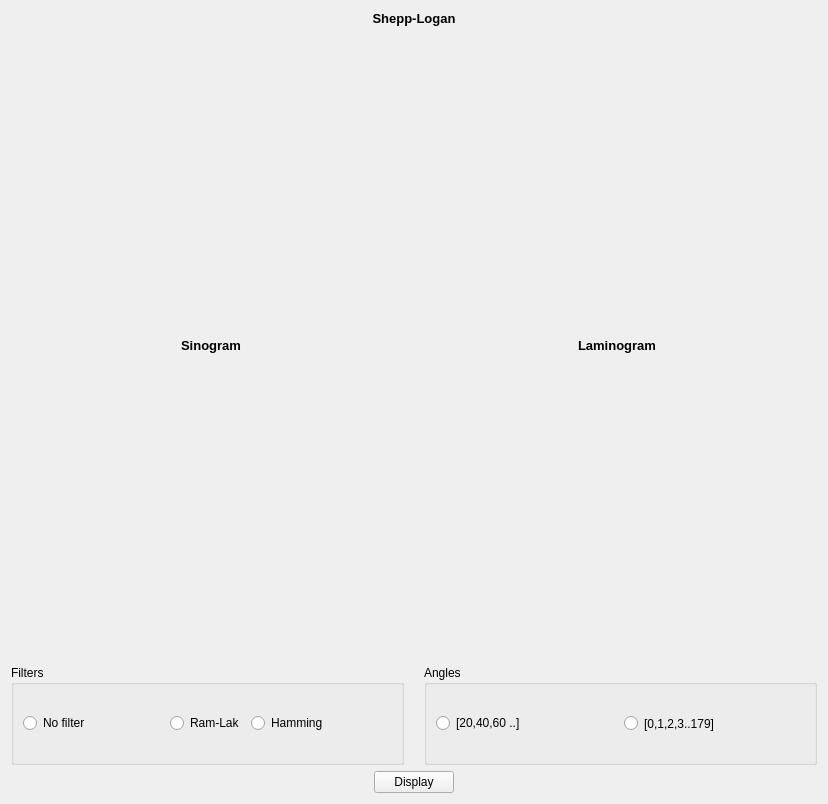
      <widget class="QWidget" name="tab_9">
       <attribute name="title">
        <string>Back Projection</string>
       </attribute>
       <layout class="QGridLayout" name="gridLayout_21">
        <item row="0" column="0">
         <layout class="QVBoxLayout" name="verticalLayout_12">
          <item>
           <layout class="QGridLayout" name="gridLayout_20">
            <item row="1" column="2">
             <spacer name="horizontalSpacer_30">
              <property name="orientation">
               <enum>Qt::Horizontal</enum>
              </property>
              <property name="sizeHint" stdset="0">
               <size>
                <width>40</width>
                <height>20</height>
               </size>
              </property>
             </spacer>
            </item>
            <item row="1" column="1">
             <widget class="MplWidget" name="SheppLogan" native="true">
              <property name="sizePolicy">
               <sizepolicy hsizetype="Expanding" vsizetype="Expanding">
                <horstretch>0</horstretch>
                <verstretch>0</verstretch>
               </sizepolicy>
              </property>
              <property name="minimumSize">
               <size>
                <width>400</width>
                <height>300</height>
               </size>
              </property>
             </widget>
            </item>
            <item row="1" column="0">
             <spacer name="horizontalSpacer_31">
              <property name="orientation">
               <enum>Qt::Horizontal</enum>
              </property>
              <property name="sizeHint" stdset="0">
               <size>
                <width>40</width>
                <height>20</height>
               </size>
              </property>
             </spacer>
            </item>
            <item row="0" column="1">
             <widget class="QLabel" name="ROINoisedimage_15">
              <property name="font">
               <font>
                <pointsize>10</pointsize>
                <weight>75</weight>
                <bold>true</bold>
               </font>
              </property>
              <property name="text">
               <string>Shepp-Logan</string>
              </property>
              <property name="alignment">
               <set>Qt::AlignCenter</set>
              </property>
             </widget>
            </item>
           </layout>
          </item>
          <item>
           <layout class="QVBoxLayout" name="verticalLayout_11">
            <item>
             <layout class="QHBoxLayout" name="horizontalLayout_22">
              <item>
               <layout class="QVBoxLayout" name="verticalLayout_47">
                <item>
                 <widget class="QLabel" name="ROINoisedimage_14">
                  <property name="font">
                   <font>
                    <pointsize>10</pointsize>
                    <weight>75</weight>
                    <bold>true</bold>
                   </font>
                  </property>
                  <property name="text">
                   <string>Sinogram</string>
                  </property>
                  <property name="alignment">
                   <set>Qt::AlignCenter</set>
                  </property>
                 </widget>
                </item>
                <item>
                 <widget class="MplWidget" name="Sinogram" native="true">
                  <property name="sizePolicy">
                   <sizepolicy hsizetype="Expanding" vsizetype="Expanding">
                    <horstretch>0</horstretch>
                    <verstretch>0</verstretch>
                   </sizepolicy>
                  </property>
                  <property name="minimumSize">
                   <size>
                    <width>400</width>
                    <height>300</height>
                   </size>
                  </property>
                 </widget>
                </item>
               </layout>
              </item>
              <item>
               <layout class="QVBoxLayout" name="verticalLayout_48">
                <item>
                 <widget class="QLabel" name="ROINoisedimage_16">
                  <property name="font">
                   <font>
                    <pointsize>10</pointsize>
                    <weight>75</weight>
                    <bold>true</bold>
                   </font>
                  </property>
                  <property name="text">
                   <string>Laminogram</string>
                  </property>
                  <property name="alignment">
                   <set>Qt::AlignCenter</set>
                  </property>
                 </widget>
                </item>
                <item>
                 <widget class="MplWidget" name="Laminogram" native="true">
                  <property name="sizePolicy">
                   <sizepolicy hsizetype="Expanding" vsizetype="Expanding">
                    <horstretch>0</horstretch>
                    <verstretch>0</verstretch>
                   </sizepolicy>
                  </property>
                  <property name="minimumSize">
                   <size>
                    <width>400</width>
                    <height>300</height>
                   </size>
                  </property>
                 </widget>
                </item>
               </layout>
              </item>
             </layout>
            </item>
            <item>
             <layout class="QVBoxLayout" name="verticalLayout_2">
              <item>
               <layout class="QHBoxLayout" name="horizontalLayout_21">
                <property name="spacing">
                 <number>0</number>
                </property>
                <property name="bottomMargin">
                 <number>0</number>
                </property>
                <item>
                 <widget class="QGroupBox" name="groupBox_6">
                  <property name="sizePolicy">
                   <sizepolicy hsizetype="Expanding" vsizetype="Expanding">
                    <horstretch>0</horstretch>
                    <verstretch>0</verstretch>
                   </sizepolicy>
                  </property>
                  <property name="minimumSize">
                   <size>
                    <width>0</width>
                    <height>100</height>
                   </size>
                  </property>
                  <property name="maximumSize">
                   <size>
                    <width>16777215</width>
                    <height>16777215</height>
                   </size>
                  </property>
                  <property name="title">
                   <string>Filters</string>
                  </property>
                  <layout class="QGridLayout" name="gridLayout_16">
                   <item row="0" column="0">
                    <layout class="QHBoxLayout" name="horizontalLayout_3">
                     <item>
                      <widget class="QRadioButton" name="NoFilter">
                       <property name="sizePolicy">
                        <sizepolicy hsizetype="Expanding" vsizetype="Fixed">
                         <horstretch>0</horstretch>
                         <verstretch>0</verstretch>
                        </sizepolicy>
                       </property>
                       <property name="text">
                        <string>No filter</string>
                       </property>
                      </widget>
                     </item>
                     <item>
                      <widget class="QRadioButton" name="RamLak">
                       <property name="sizePolicy">
                        <sizepolicy hsizetype="Maximum" vsizetype="Fixed">
                         <horstretch>0</horstretch>
                         <verstretch>0</verstretch>
                        </sizepolicy>
                       </property>
                       <property name="text">
                        <string>Ram-Lak</string>
                       </property>
                      </widget>
                     </item>
                     <item>
                      <widget class="QRadioButton" name="Hamming">
                       <property name="sizePolicy">
                        <sizepolicy hsizetype="Expanding" vsizetype="Fixed">
                         <horstretch>0</horstretch>
                         <verstretch>0</verstretch>
                        </sizepolicy>
                       </property>
                       <property name="text">
                        <string>Hamming</string>
                       </property>
                      </widget>
                     </item>
                    </layout>
                   </item>
                  </layout>
                 </widget>
                </item>
                <item>
                 <spacer name="verticalSpacer_2">
                  <property name="orientation">
                   <enum>Qt::Vertical</enum>
                  </property>
                  <property name="sizeHint" stdset="0">
                   <size>
                    <width>20</width>
                    <height>40</height>
                   </size>
                  </property>
                 </spacer>
                </item>
                <item>
                 <widget class="QGroupBox" name="groupBox_7">
                  <property name="sizePolicy">
                   <sizepolicy hsizetype="Expanding" vsizetype="Expanding">
                    <horstretch>0</horstretch>
                    <verstretch>0</verstretch>
                   </sizepolicy>
                  </property>
                  <property name="minimumSize">
                   <size>
                    <width>0</width>
                    <height>100</height>
                   </size>
                  </property>
                  <property name="maximumSize">
                   <size>
                    <width>16777215</width>
                    <height>16777215</height>
                   </size>
                  </property>
                  <property name="title">
                   <string>Angles</string>
                  </property>
                  <layout class="QGridLayout" name="gridLayout_22">
                   <item row="0" column="0">
                    <layout class="QHBoxLayout" name="horizontalLayout_16">
                     <item>
                      <widget class="QRadioButton" name="Angle20">
                       <property name="sizePolicy">
                        <sizepolicy hsizetype="Expanding" vsizetype="Maximum">
                         <horstretch>0</horstretch>
                         <verstretch>0</verstretch>
                        </sizepolicy>
                       </property>
                       <property name="text">
                        <string>[20,40,60 ..]</string>
                       </property>
                      </widget>
                     </item>
                     <item>
                      <widget class="QRadioButton" name="AllAngles">
                       <property name="sizePolicy">
                        <sizepolicy hsizetype="Expanding" vsizetype="Expanding">
                         <horstretch>0</horstretch>
                         <verstretch>0</verstretch>
                        </sizepolicy>
                       </property>
                       <property name="text">
                        <string>[0,1,2,3..179]</string>
                       </property>
                      </widget>
                     </item>
                    </layout>
                   </item>
                  </layout>
                 </widget>
                </item>
               </layout>
              </item>
              <item>
               <layout class="QHBoxLayout" name="horizontalLayout_20">
                <item>
                 <spacer name="horizontalSpacer_21">
                  <property name="orientation">
                   <enum>Qt::Horizontal</enum>
                  </property>
                  <property name="sizeHint" stdset="0">
                   <size>
                    <width>311</width>
                    <height>20</height>
                   </size>
                  </property>
                 </spacer>
                </item>
                <item>
                 <widget class="QPushButton" name="PBLamino_2">
                  <property name="text">
                   <string>Display</string>
                  </property>
                 </widget>
                </item>
                <item>
                 <spacer name="horizontalSpacer_25">
                  <property name="orientation">
                   <enum>Qt::Horizontal</enum>
                  </property>
                  <property name="sizeHint" stdset="0">
                   <size>
                    <width>311</width>
                    <height>20</height>
                   </size>
                  </property>
                 </spacer>
                </item>
               </layout>
              </item>
             </layout>
            </item>
           </layout>
          </item>
         </layout>
        </item>
       </layout>
      </widget>
